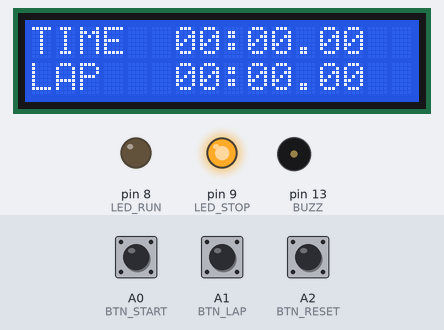
Bench run of a sketch on a simulated Arduino Nano, built with avr-gcc and run on an emulated ATmega328P. Parts: 16×2 character LCD, output pins drawn as LEDs (lit = HIGH), buzzer (waves = sounding). The inputs (shaded band) are chosen by the test bench; at power-on: A0 (BTN_START) HIGH, A1 (BTN_LAP) HIGH, A2 (BTN_RESET) HIGH.

Above: at 1.2 s.
1.3 s: A0 (BTN_START) pulled LOW for 0.15 s
At 1.85 s:
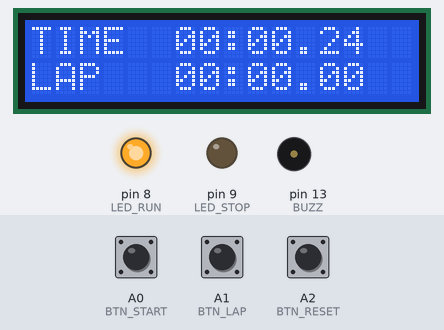
3.8 s: A1 (BTN_LAP) pulled LOW for 3.2 s
At 4.3 s:
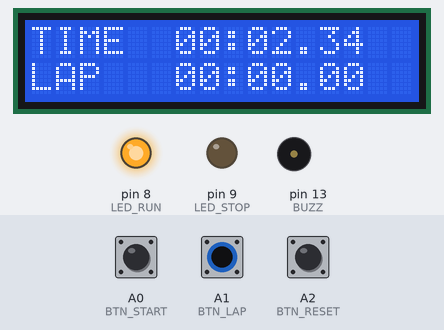
8.5 s: A2 (BTN_RESET) pulled LOW for 0.15 s
At 8.73 s:
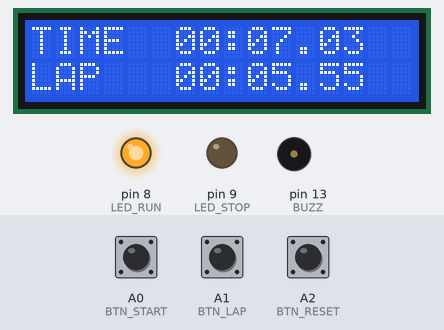
10.1 s: A0 (BTN_START) pulled LOW for 1 s
At 11.8 s:
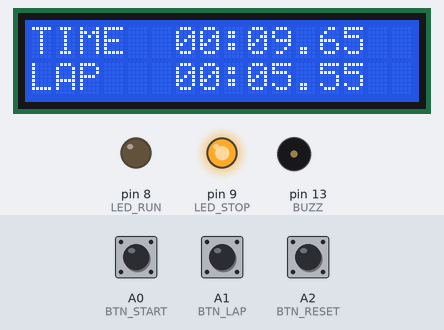
12.6 s: A1 (BTN_LAP) pulled LOW for 0.15 s
At 13.2 s:
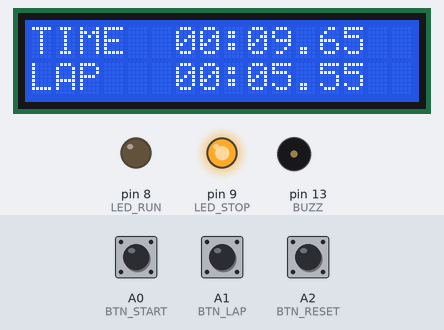
Timing chart, 0 to 15.2 s (numbered marks = the images above; inputs shaded):
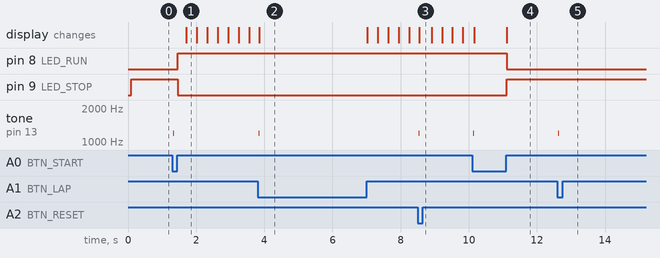

Measured:
- after the input at 1.3 s, pin 8 (LED_RUN): LOW → HIGH after 0.17 s; pin 9 (LED_STOP): HIGH → LOW after 0.17 s; tone on pin 13 (BUZZ): silent → 1200 Hz at once, → silent 0.03 s later; the display: changes after 0.41 s (image 1)
- after the input at 3.8 s, tone on pin 13 (BUZZ): silent → 1200 Hz at once, → silent 0.03 s later
- after the input at 8.5 s, tone on pin 13 (BUZZ): silent → 1200 Hz at once, → silent 0.03 s later
- after the input at 10.1 s, pin 8 (LED_RUN): HIGH → LOW after 1.0 s; pin 9 (LED_STOP): LOW → HIGH after 1.0 s; tone on pin 13 (BUZZ): silent → 1200 Hz at once, → silent 0.03 s later
- after the input at 12.6 s, tone on pin 13 (BUZZ): silent → 1200 Hz at once, → silent 0.03 s later

The sketch:

millis_stopwatch.ino
```cpp
// Arduino sketch that implements a millis()-based stopwatch with Start/Stop, Lap, and Reset buttons, displays time and lap on an I2C LCD1602, and uses LEDs and a buzzer for feedback.
//
// Full tutorial: https://shillehtek.com/blogs/news/arduino-nano-lcd1602-millis-stopwatch
// Parts used: https://shillehtek.com/products/arduino-nano-v3-presoldered-ch340g-atmega328p
//             https://shillehtek.com/products/shillehtek-lcd1602-16x2-character-display-module
//             https://shillehtek.com/products/pcf8574-i2c-serial-interface-adapter-module-for-1602-2004-lcd
// More examples: https://github.com/shillehbean/shillehtek-examples
//

#include <LiquidCrystal_I2C.h>
LiquidCrystal_I2C lcd(0x27, 16, 2);

const int BTN_START = A0, BTN_LAP = A1, BTN_RESET = A2;
const int LED_RUN = 8, LED_STOP = 9, BUZZ = 13;

bool running = false;
unsigned long startMs = 0, elapsed = 0, lapMs = 0;

bool pressed(int pin) {                       // debounced press + click, waits for release
  if (digitalRead(pin) == LOW) {
    delay(25);
    if (digitalRead(pin) == LOW) {
      tone(BUZZ, 1200, 30);
      while (digitalRead(pin) == LOW);
      return true;
    }
  }
  return false;
}

void printTime(int col, int row, unsigned long ms) {
  unsigned long hund = (ms / 10) % 100, sec = (ms / 1000) % 60, min = ms / 60000;
  char buf[12];
  sprintf(buf, "%02lu:%02lu.%02lu", min, sec, hund);   // MM:SS.hh
  lcd.setCursor(col, row); lcd.print(buf);
}

void setup() {
  pinMode(BTN_START, INPUT_PULLUP); pinMode(BTN_LAP, INPUT_PULLUP); pinMode(BTN_RESET, INPUT_PULLUP);
  pinMode(LED_RUN, OUTPUT); pinMode(LED_STOP, OUTPUT);
  lcd.init(); lcd.backlight();
  lcd.setCursor(0, 0); lcd.print("TIME");
  lcd.setCursor(0, 1); lcd.print("LAP");
}

void loop() {
  if (pressed(BTN_START)) {
    if (running) { elapsed += millis() - startMs; running = false; }   // stop: bank the time
    else         { startMs = millis(); running = true; }               // start: new segment
  }
  if (pressed(BTN_LAP) && running)  lapMs = elapsed + (millis() - startMs);
  if (pressed(BTN_RESET) && !running) { elapsed = 0; lapMs = 0; }

  unsigned long now = elapsed + (running ? millis() - startMs : 0);
  printTime(6, 0, now);
  printTime(6, 1, lapMs);
  digitalWrite(LED_RUN, running);
  digitalWrite(LED_STOP, !running);
}
```
